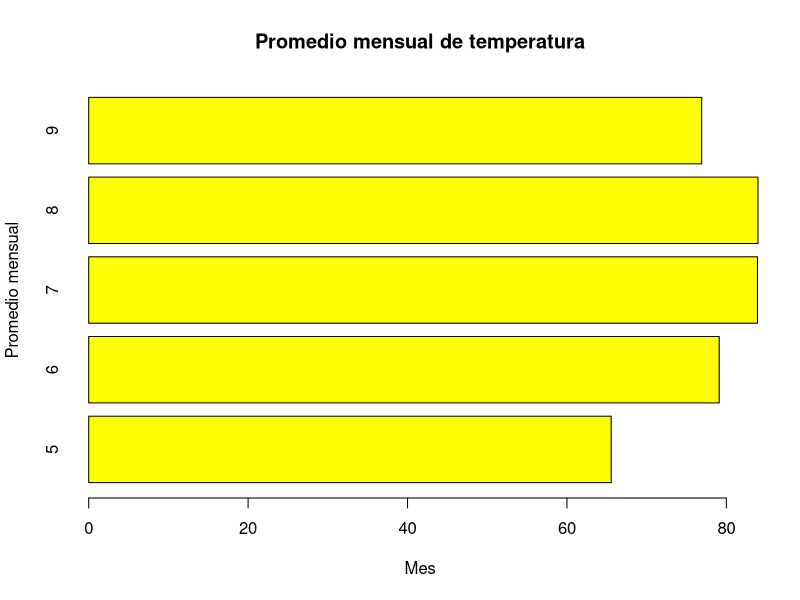
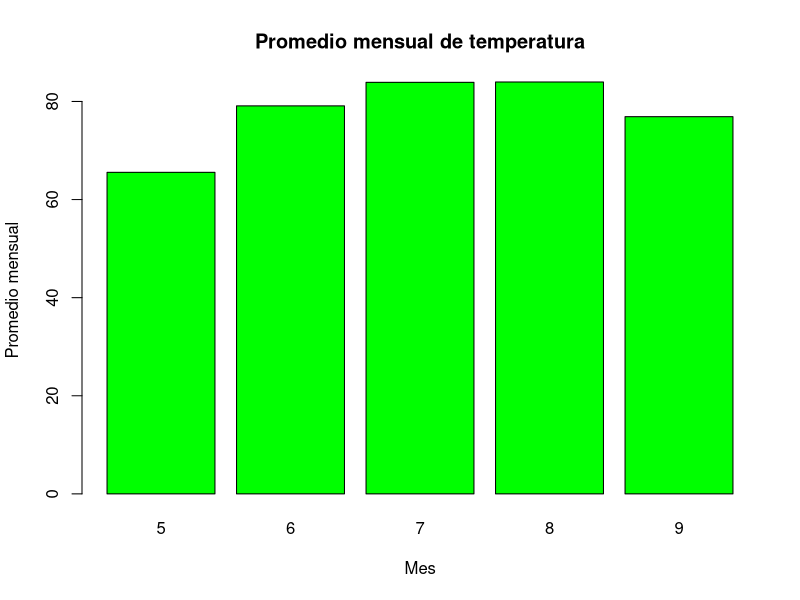
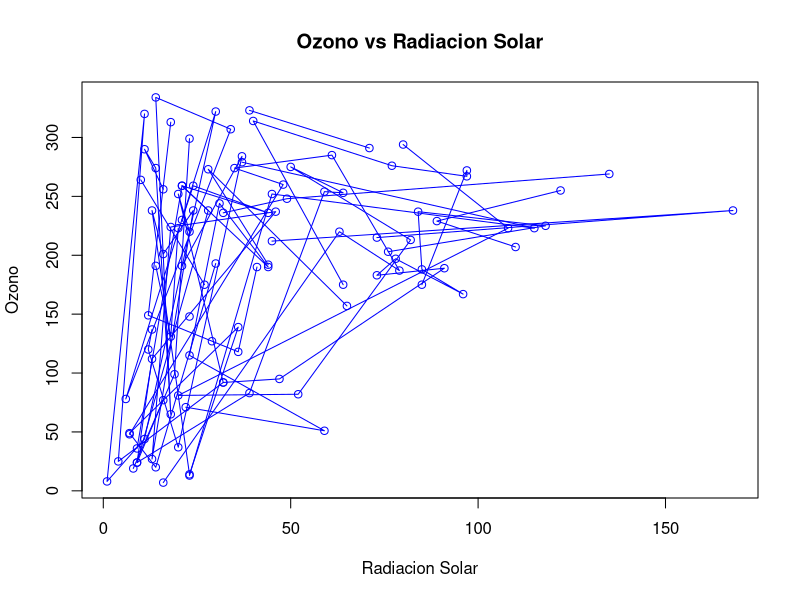

These charts were generated, in order, by the following R code:
## ---- chunk 1
library(dplyr)
## ---- chunk 2
data("airquality")
## ---- chunk 3

data <- summarize(group_by(airquality, Month), promedio_mensual = mean(Temp, na.rm = TRUE))
barplot(height = data$promedio_mensual,
        names.arg = data$Month,
        main = "Promedio mensual de temperatura",
        xlab = "Mes", horiz = TRUE,
        ylab = "Promedio mensual",
        col = "yellow")
barplot(height = data$promedio_mensual,
        names.arg = data$Month,
        main = "Promedio mensual de temperatura",
        xlab = "Mes", horiz = FALSE,
        ylab = "Promedio mensual",
        col = "green")

## ---- chunk 4
    plot(x = airquality$Ozone, y = airquality$Solar.R,
    type = "o",
    main = "Ozono vs Radiacion Solar",
    xlab = "Radiacion Solar",
    ylab = "Ozono",
    col = "blue")
